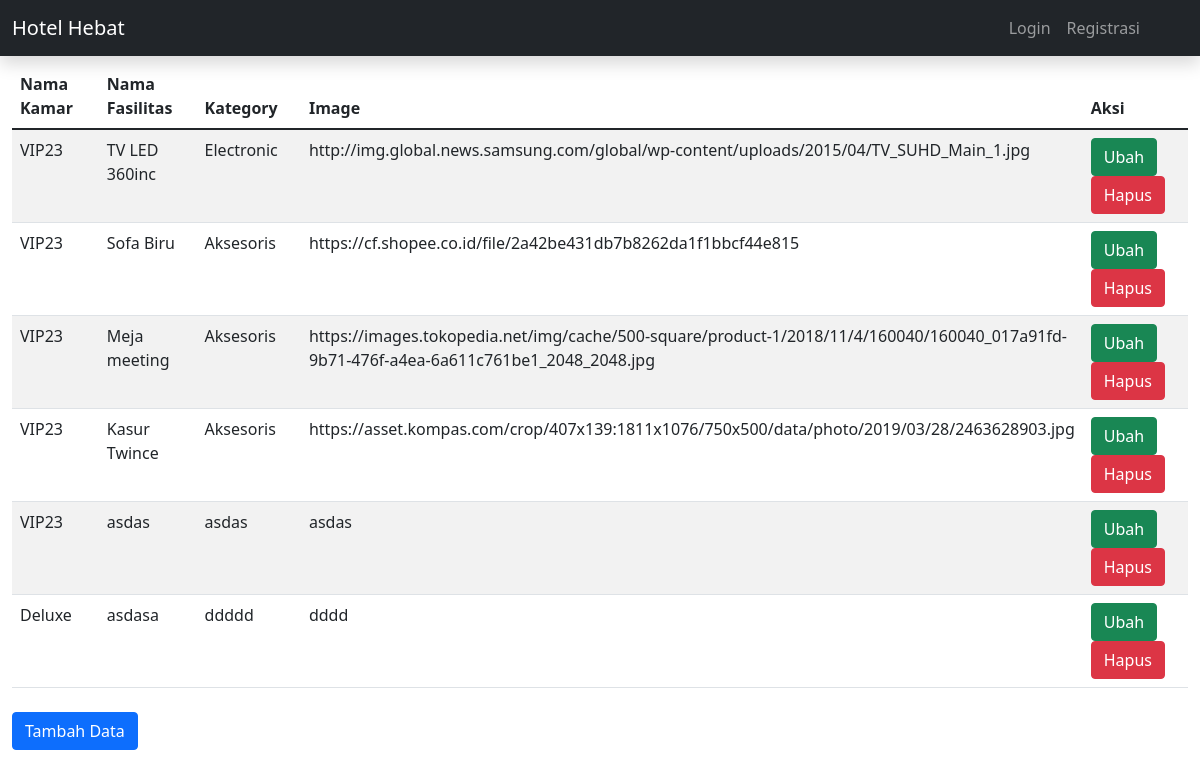
/index.php/admin/Faskamar, run on an earlier commit of the app's database.
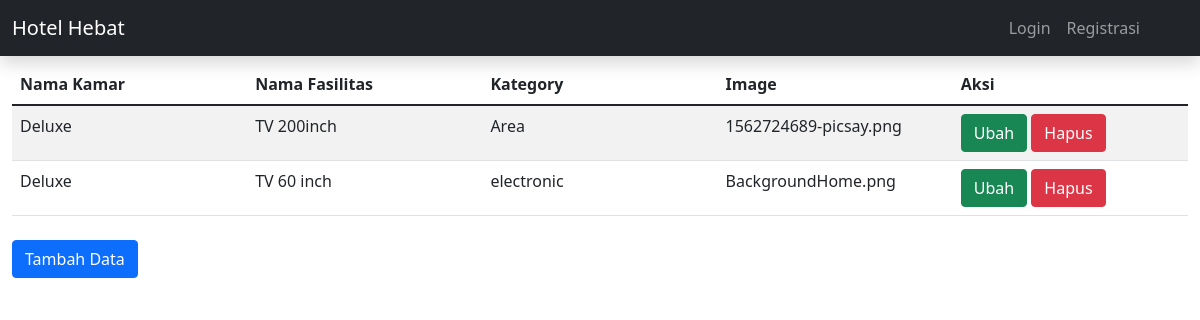
And on a later commit of the database.
### tables this page shows
CREATE TABLE `f_kamar` (
  `id_fkamar` int(11) NOT NULL,
  `id_kamar` int(11) NOT NULL,
  `nama_fasilitas` text DEFAULT NULL,
  `kategory` varchar(255) DEFAULT NULL,
  `img` text DEFAULT NULL
);

CREATE TABLE `tipe_room` (
  `id_kamar` int(11) NOT NULL,
  `Nama_room` varchar(244) NOT NULL,
  `harga` int(11) DEFAULT NULL,
  `Stok` int(11) NOT NULL,
  `onuse` int(11) NOT NULL,
  `onbook` int(11) NOT NULL,
  `img_room` text NOT NULL
);

### application/controllers/Admin.php (called while the page is built, shortened)
<?php
class Admin extends CI_Controller {
    public function __construct()
    {
            $this->load->model('Madmin');
    }
    public function Faskamar()
    {
        $query['Fk'] = $this->Madmin->faskamar();
        $this->load->view('Admin/Faskamar',$query);
    }
}

### index.php (called while the page is built, shortened)
<?php
require_once BASEPATH.'core/CodeIgniter.php';

### application/models/Madmin.php (called while the page is built, shortened)
<?php
class Madmin extends CI_Model {
   public function faskamar()
   {
    $this->db->select('*');
    $this->db->from('f_kamar');
    $this->db->join('tipe_room', 'tipe_room.id_kamar = f_kamar.id_kamar');
    $data = $this->db->get()->result();
       return $data;
   }
}

### application/views/Admin/Faskamar.php (the view, shortened to what this page needs)
<!doctype html>
<html lang="en">
  <head>
    <link href="https://cdn.jsdelivr.net/npm/bootstrap@5.1.3/dist/css/bootstrap.min.css" rel="stylesheet">
  </head>
  <body>
<?php $this->load->view('Admin/_partials/navbar.php');?>
      <div class="container-fluid">
          <table class="table table-striped mt-2 mb-4" id="myTable">
                  <thead>
                      <tr>
                      <th scope="col">Nama Kamar</th>
                      <th scope="col">Nama Fasilitas</th>
                      <th scope="col">Kategory</th>
                      <th scope="col">Image</th>
                      <th scope="col">Aksi</th>
                      </tr>
                  </thead>
                  <tbody>
                      <?php foreach ($Fk as $value) :?>
                      <tr>
                      <td width="200"><?= $value->Nama_room?></td>
                      <td width="200"><?= $value->nama_fasilitas?></td>
                      <td width="200"><?= $value->kategory?></td>
                      <td width="200"><?= $value->img?></td>
                      <td width="200">
                        <a href="<?= base_url('Admin/Ubahfkamar').'?id='.$value->id_fkamar;?>" class="btn btn-success" >Ubah</a>
                        <button type="button" class="btn btn-danger" data-bs-toggle="modal" data-bs-target="#modal<?= $value->id_kamar?>">
                          Hapus
                        </button>
                        </td>
                      </tr>
                      <?php endforeach ;?>
                  </tbody>
              </table>
              <a href="<?= base_url('Admin/Tambahdatafkamar');?>" class="btn btn-primary" >Tambah Data</a>
          </div>
  </body>
</html>

### application/views/Admin/_partials/navbar.php (shortened to what this page needs)
<div id="navbar">
    <nav class="navbar navbar-expand-lg navbar-dark shadow bg-dark">
    <div class="container-fluid">
    <a class="navbar-brand" href="<?= base_url('/Tamu/Beranda');?>">Hotel Hebat</a>
        <div class="float-end show" id="navbarColor01" style="margin-right:40px;">
          <ul class="navbar-nav mr-auto">
          <?php if (empty($_SESSION['login']->level)) :?>
            <li class="nav-item" id="navcolor">
              <a class="nav-link" href="<?= base_url('/Auth/login'); ?>">Login</a>
            </li>
            <li class="nav-item" id="navcolor">
              <a class="nav-link" href="<?= base_url('/Auth/register'); ?>">Registrasi</a>
            </li>
          <?php endif?>
          </ul>
        </div>
        </div>
    </nav>
    </div>

What changed in the data, as far as the page shows it:
removed f_kamar: id_kamar.Nama_room "VIP23", nama_fasilitas "TV LED 360inc", kategory "Electronic", img "http://img.global.news.samsung.com/global/wp-content/uploads/2015/04/TV_SUHD_Main_1.jpg"
removed f_kamar: id_kamar.Nama_room "VIP23", nama_fasilitas "Sofa Biru", kategory "Aksesoris", img "https://cf.shopee.co.id/file/2a42be431db7b8262da1f1bbcf44e815"
removed f_kamar: id_kamar.Nama_room "VIP23", nama_fasilitas "Meja meeting", kategory "Aksesoris", img "https://images.tokopedia.net/img/cache/500-square/product-1/2018/11/4/160040/160040_017a91fd-9b71-476f-a4ea-6a611c761be1_2048_2048.jpg"
removed f_kamar: id_kamar.Nama_room "VIP23", nama_fasilitas "Kasur Twince", kategory "Aksesoris", img "https://asset.kompas.com/crop/407x139:1811x1076/750x500/data/photo/2019/03/28/2463628903.jpg"
removed f_kamar: id_kamar.Nama_room "VIP23", nama_fasilitas "asdas", kategory "asdas", img "asdas"
removed f_kamar: id_kamar.Nama_room "Deluxe", nama_fasilitas "asdasa", kategory "ddddd", img "dddd"
added f_kamar: id_kamar.Nama_room "Deluxe", nama_fasilitas "TV 200inch", kategory "Area", img "1562724689-picsay.png"
added f_kamar: id_kamar.Nama_room "Deluxe", nama_fasilitas "TV 60 inch", kategory "electronic", img "BackgroundHome.png"
